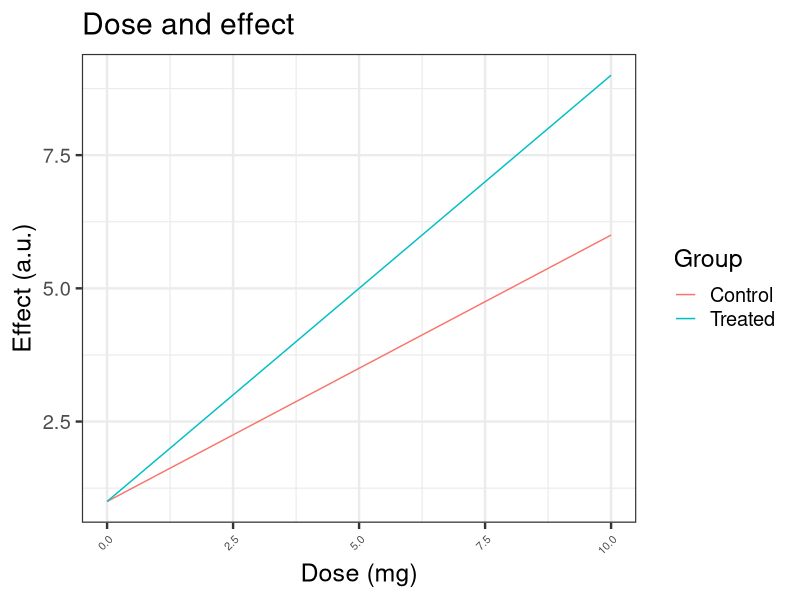

This chart was generated by the following R code:
library(ggplot2)

df <- data.frame(
  dose = rep(seq(0, 10, length.out = 12), 2),
  effect = c(seq(1, 6, length.out = 12), seq(1, 9, length.out = 12)),
  group = rep(c("Control", "Treated"), each = 12)
)
p <- ggplot(df, aes(dose, effect, colour = group)) +
  geom_line() +
  labs(title = "Dose and effect", x = "Dose (mg)", y = "Effect (a.u.)", colour = "Group") +
  theme_bw(base_size = 18) +
  theme(axis.text.x = element_text(size = 8, angle = 45, hjust = 1))

ggsave("after.png", p, width = 8, height = 6, dpi = 300)
